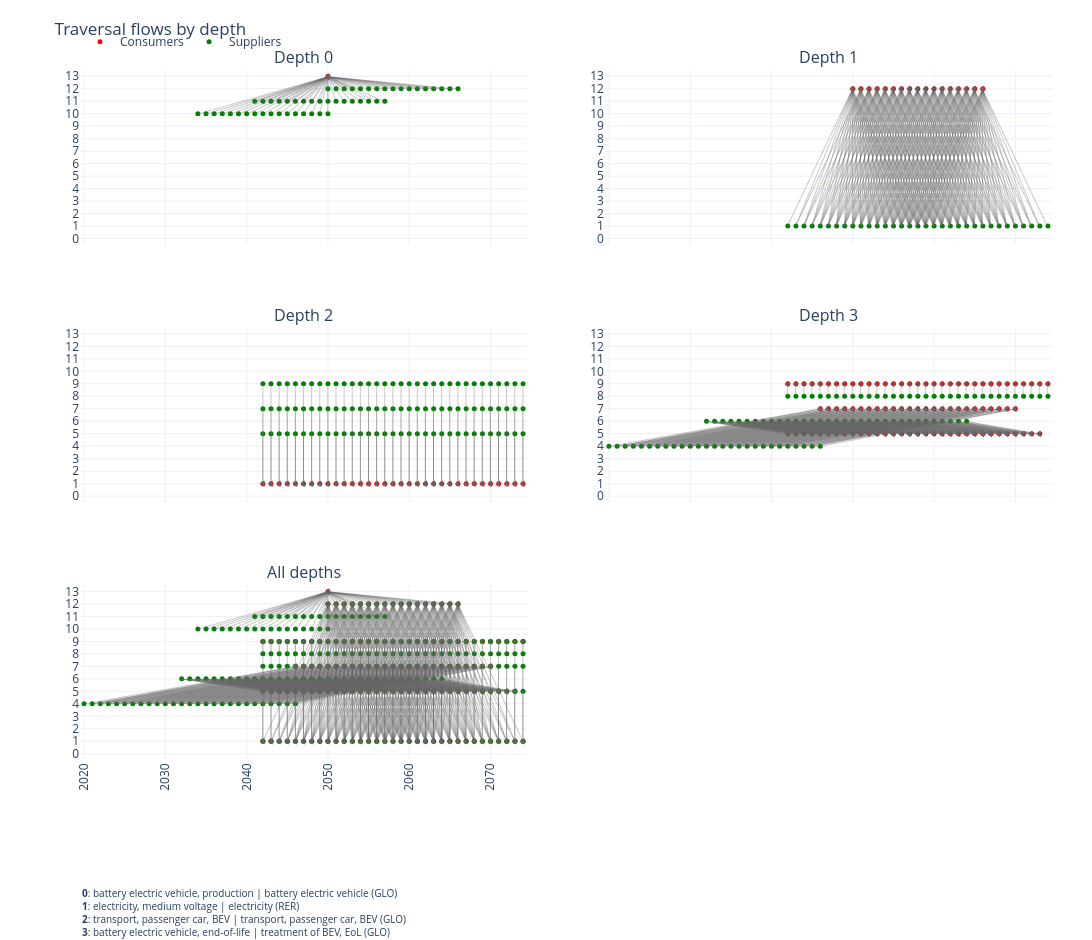

Write notebook code for a chart like this one.
### Code cell
fig

### Figure 1 — Plotly figure (JSON) as saved in the notebook; plotly's stock layout.template omitted (floating-point values rounded to 4 significant figures; data arrays with more than 128 entries replaced by an {"elided": "..."} marker saying what was removed)
{"data": [{"hovertemplate": "Year: %{x}<br>Consumer idx: %{y}<br>Consumer: %{text}<extra></extra>", "marker": {"color": "red", "size": 5}, "mode": "markers", "name": "Consumers", "showlegend": true, "text": ["transport, passenger car, ICEV | transport, passenger car, ICE (GLO)"], "type": "scatter", "x": [2050], "xaxis": "x", "y": [13], "yaxis": "y"}, {"hovertemplate": "Year: %{x}<br>Supplier idx: %{y}<br>Supplier: %{text}<extra></extra>", "marker": {"color": "green", "size": 5}, "mode": "markers", "name": "Suppliers", "showlegend": true, "text": ["gasoline vehicle, production | gasoline vehicle (GLO)", "gasoline vehicle, production | gasoline vehicle (GLO)", "gasoline vehicle, production | gasoline vehicle (GLO)", "gasoline vehicle, production | gasoline vehicle (GLO)", "gasoline vehicle, production | gasoline vehicle (GLO)", "gasoline vehicle, production | gasoline vehicle (GLO)", "gasoline vehicle, production | gasoline vehicle (GLO)", "gasoline vehicle, production | gasoline vehicle (GLO)", "gasoline production | gasoline (GLO)", "gasoline vehicle, production | gasoline vehicle (GLO)", "gasoline production | gasoline (GLO)", "gasoline vehicle, production | gasoline vehicle (GLO)", "gasoline production | gasoline (GLO)", "gasoline vehicle, production | gasoline vehicle (GLO)", "gasoline production | gasoline (GLO)", "gasoline vehicle, production | gasoline vehicle (GLO)", "gasoline production | gasoline (GLO)", "gasoline vehicle, production | gasoline vehicle (GLO)", "gasoline production | gasoline (GLO)", "gasoline vehicle, production | gasoline vehicle (GLO)", "gasoline production | gasoline (GLO)", "gasoline vehicle, production | gasoline vehicle (GLO)", "gasoline production | gasoline (GLO)", "gasoline vehicle, production | gasoline vehicle (GLO)", "gasoline production | gasoline (GLO)", "gasoline vehicle, production | gasoline vehicle (GLO)", "gasoline production | gasoline (GLO)", "gasoline vehicle, end-of-life | treatment of ICEV, EoL (GLO)", "gasoline production | gasoline (GLO)", "gasoline vehicle, end-of-life | treatment of ICEV, EoL (GLO)", "gasoline production | gasoline (GLO)", "gasoline vehicle, end-of-life | treatment of ICEV, EoL (GLO)", "gasoline production | gasoline (GLO)", "gasoline vehicle, end-of-life | treatment of ICEV, EoL (GLO)", "gasoline production | gasoline (GLO)", "gasoline vehicle, end-of-life | treatment of ICEV, EoL (GLO)", "gasoline production | gasoline (GLO)", "gasoline vehicle, end-of-life | treatment of ICEV, EoL (GLO)", "gasoline production | gasoline (GLO)", "gasoline vehicle, end-of-life | treatment of ICEV, EoL (GLO)", "gasoline production | gasoline (GLO)", "gasoline vehicle, end-of-life | treatment of ICEV, EoL (GLO)", "gasoline vehicle, end-of-life | treatment of ICEV, EoL (GLO)", "gasoline vehicle, end-of-life | treatment of ICEV, EoL (GLO)", "gasoline vehicle, end-of-life | treatment of ICEV, EoL (GLO)", "gasoline vehicle, end-of-life | treatment of ICEV, EoL (GLO)", "gasoline vehicle, end-of-life | treatment of ICEV, EoL (GLO)", "gasoline vehicle, end-of-life | treatment of ICEV, EoL (GLO)", "gasoline vehicle, end-of-life | treatment of ICEV, EoL (GLO)", "gasoline vehicle, end-of-life | treatment of ICEV, EoL (GLO)", "gasoline vehicle, end-of-life | treatment of ICEV, EoL (GLO)"], "type": "scatter", "x": [2034, 2035, 2036, 2037, 2038, 2039, 2040, 2041, 2041, 2042, 2042, 2043, 2043, 2044, 2044, 2045, 2045, 2046, 2046, 2047, 2047, 2048, 2048, 2049, 2049, 2050, 2050, 2050, 2051, 2051, 2052, 2052, 2053, 2053, 2054, 2054, 2055, 2055, 2056, 2056, 2057, 2057, 2058, 2059, 2060, 2061, 2062, 2063, 2064, 2065, 2066], "xaxis": "x", "y": [10, 10, 10, 10, 10, 10, 10, 10, 11, 10, 11, 10, 11, 10, 11, 10, 11, 10, 11, 10, 11, 10, 11, 10, 11, 10, 11, 12, 11, 12, 11, 12, 11, 12, 11, 12, 11, 12, 11, 12, 11, 12, 12, 12, 12, 12, 12, 12, 12, 12, 12], "yaxis": "y"}, {"hoverinfo": "skip", "line": {"color": "rgba(100,100,100,0.35)", "width": 1}, "mode": "lines", "showlegend": false, "type": "scattergl", "x": {"elided": "153 int values"}, "xaxis": "x", "y": {"elided": "153 int values"}, "yaxis": "y"}, {"hoverinfo": "skip", "marker": {"color": "rgba(100,100,100,0.7)", "size": 6, "symbol": "triangle-left"}, "mode": "markers", "showlegend": false, "type": "scattergl", "x": [2050, 2050, 2050, 2050, 2050, 2050, 2050, 2050, 2050, 2050, 2050, 2050, 2050, 2050, 2050, 2050, 2050, 2050, 2050, 2050, 2050, 2050, 2050, 2050, 2050, 2050, 2050, 2050, 2050, 2050, 2050, 2050, 2050, 2050, 2050, 2050, 2050, 2050, 2050, 2050, 2050, 2050, 2050, 2050, 2050, 2050, 2050, 2050, 2050, 2050, 2050], "xaxis": "x", "y": [13, 13, 13, 13, 13, 13, 13, 13, 13, 13, 13, 13, 13, 13, 13, 13, 13, 13, 13, 13, 13, 13, 13, 13, 13, 13, 13, 13, 13, 13, 13, 13, 13, 13, 13, 13, 13, 13, 13, 13, 13, 13, 13, 13, 13, 13, 13, 13, 13, 13, 13], "yaxis": "y"}, {"hovertemplate": "Year: %{x}<br>Consumer idx: %{y}<br>Consumer: %{text}<extra></extra>", "marker": {"color": "red", "size": 5}, "mode": "markers", "name": "Consumers", "showlegend": false, "text": ["gasoline vehicle, end-of-life | treatment of ICEV, EoL (GLO)", "gasoline vehicle, end-of-life | treatment of ICEV, EoL (GLO)", "gasoline vehicle, end-of-life | treatment of ICEV, EoL (GLO)", "gasoline vehicle, end-of-life | treatment of ICEV, EoL (GLO)", "gasoline vehicle, end-of-life | treatment of ICEV, EoL (GLO)", "gasoline vehicle, end-of-life | treatment of ICEV, EoL (GLO)", "gasoline vehicle, end-of-life | treatment of ICEV, EoL (GLO)", "gasoline vehicle, end-of-life | treatment of ICEV, EoL (GLO)", "gasoline vehicle, end-of-life | treatment of ICEV, EoL (GLO)", "gasoline vehicle, end-of-life | treatment of ICEV, EoL (GLO)", "gasoline vehicle, end-of-life | treatment of ICEV, EoL (GLO)", "gasoline vehicle, end-of-life | treatment of ICEV, EoL (GLO)", "gasoline vehicle, end-of-life | treatment of ICEV, EoL (GLO)", "gasoline vehicle, end-of-life | treatment of ICEV, EoL (GLO)", "gasoline vehicle, end-of-life | treatment of ICEV, EoL (GLO)", "gasoline vehicle, end-of-life | treatment of ICEV, EoL (GLO)", "gasoline vehicle, end-of-life | treatment of ICEV, EoL (GLO)"], "type": "scatter", "x": [2050, 2051, 2052, 2053, 2054, 2055, 2056, 2057, 2058, 2059, 2060, 2061, 2062, 2063, 2064, 2065, 2066], "xaxis": "x2", "y": [12, 12, 12, 12, 12, 12, 12, 12, 12, 12, 12, 12, 12, 12, 12, 12, 12], "yaxis": "y2"}, {"hovertemplate": "Year: %{x}<br>Supplier idx: %{y}<br>Supplier: %{text}<extra></extra>", "marker": {"color": "green", "size": 5}, "mode": "markers", "name": "Suppliers", "showlegend": false, "text": ["electricity, medium voltage | electricity (RER)", "electricity, medium voltage | electricity (RER)", "electricity, medium voltage | electricity (RER)", "electricity, medium voltage | electricity (RER)", "electricity, medium voltage | electricity (RER)", "electricity, medium voltage | electricity (RER)", "electricity, medium voltage | electricity (RER)", "electricity, medium voltage | electricity (RER)", "electricity, medium voltage | electricity (RER)", "electricity, medium voltage | electricity (RER)", "electricity, medium voltage | electricity (RER)", "electricity, medium voltage | electricity (RER)", "electricity, medium voltage | electricity (RER)", "electricity, medium voltage | electricity (RER)", "electricity, medium voltage | electricity (RER)", "electricity, medium voltage | electricity (RER)", "electricity, medium voltage | electricity (RER)", "electricity, medium voltage | electricity (RER)", "electricity, medium voltage | electricity (RER)", "electricity, medium voltage | electricity (RER)", "electricity, medium voltage | electricity (RER)", "electricity, medium voltage | electricity (RER)", "electricity, medium voltage | electricity (RER)", "electricity, medium voltage | electricity (RER)", "electricity, medium voltage | electricity (RER)", "electricity, medium voltage | electricity (RER)", "electricity, medium voltage | electricity (RER)", "electricity, medium voltage | electricity (RER)", "electricity, medium voltage | electricity (RER)", "electricity, medium voltage | electricity (RER)", "electricity, medium voltage | electricity (RER)", "electricity, medium voltage | electricity (RER)", "electricity, medium voltage | electricity (RER)"], "type": "scatter", "x": [2042, 2043, 2044, 2045, 2046, 2047, 2048, 2049, 2050, 2051, 2052, 2053, 2054, 2055, 2056, 2057, 2058, 2059, 2060, 2061, 2062, 2063, 2064, 2065, 2066, 2067, 2068, 2069, 2070, 2071, 2072, 2073, 2074], "xaxis": "x2", "y": [1, 1, 1, 1, 1, 1, 1, 1, 1, 1, 1, 1, 1, 1, 1, 1, 1, 1, 1, 1, 1, 1, 1, 1, 1, 1, 1, 1, 1, 1, 1, 1, 1], "yaxis": "y2"}, {"hoverinfo": "skip", "line": {"color": "rgba(100,100,100,0.35)", "width": 1}, "mode": "lines", "showlegend": false, "type": "scattergl", "x": {"elided": "867 int values"}, "xaxis": "x2", "y": {"elided": "867 int values"}, "yaxis": "y2"}, {"hoverinfo": "skip", "marker": {"color": "rgba(100,100,100,0.7)", "size": 6, "symbol": "triangle-left"}, "mode": "markers", "showlegend": false, "type": "scattergl", "x": {"elided": "289 int values"}, "xaxis": "x2", "y": {"elided": "289 int values"}, "yaxis": "y2"}, {"hovertemplate": "Year: %{x}<br>Consumer idx: %{y}<br>Consumer: %{text}<extra></extra>", "marker": {"color": "red", "size": 5}, "mode": "markers", "name": "Consumers", "showlegend": false, "text": ["electricity, medium voltage | electricity (RER)", "electricity, medium voltage | electricity (RER)", "electricity, medium voltage | electricity (RER)", "electricity, medium voltage | electricity (RER)", "electricity, medium voltage | electricity (RER)", "electricity, medium voltage | electricity (RER)", "electricity, medium voltage | electricity (RER)", "electricity, medium voltage | electricity (RER)", "electricity, medium voltage | electricity (RER)", "electricity, medium voltage | electricity (RER)", "electricity, medium voltage | electricity (RER)", "electricity, medium voltage | electricity (RER)", "electricity, medium voltage | electricity (RER)", "electricity, medium voltage | electricity (RER)", "electricity, medium voltage | electricity (RER)", "electricity, medium voltage | electricity (RER)", "electricity, medium voltage | electricity (RER)", "electricity, medium voltage | electricity (RER)", "electricity, medium voltage | electricity (RER)", "electricity, medium voltage | electricity (RER)", "electricity, medium voltage | electricity (RER)", "electricity, medium voltage | electricity (RER)", "electricity, medium voltage | electricity (RER)", "electricity, medium voltage | electricity (RER)", "electricity, medium voltage | electricity (RER)", "electricity, medium voltage | electricity (RER)", "electricity, medium voltage | electricity (RER)", "electricity, medium voltage | electricity (RER)", "electricity, medium voltage | electricity (RER)", "electricity, medium voltage | electricity (RER)", "electricity, medium voltage | electricity (RER)", "electricity, medium voltage | electricity (RER)", "electricity, medium voltage | electricity (RER)"], "type": "scatter", "x": [2042, 2043, 2044, 2045, 2046, 2047, 2048, 2049, 2050, 2051, 2052, 2053, 2054, 2055, 2056, 2057, 2058, 2059, 2060, 2061, 2062, 2063, 2064, 2065, 2066, 2067, 2068, 2069, 2070, 2071, 2072, 2073, 2074], "xaxis": "x3", "y": [1, 1, 1, 1, 1, 1, 1, 1, 1, 1, 1, 1, 1, 1, 1, 1, 1, 1, 1, 1, 1, 1, 1, 1, 1, 1, 1, 1, 1, 1, 1, 1, 1], "yaxis": "y3"}, {"hovertemplate": "Year: %{x}<br>Supplier idx: %{y}<br>Supplier: %{text}<extra></extra>", "marker": {"color": "green", "size": 5}, "mode": "markers", "name": "Suppliers", "showlegend": false, "text": ["natural gas electricity | electricity (RER)", "hydro electricity | electricity (RER)", "wind electricity | electricity (RER)", "natural gas electricity | electricity (RER)", "hydro electricity | electricity (RER)", "wind electricity | electricity (RER)", "natural gas electricity | electricity (RER)", "hydro electricity | electricity (RER)", "wind electricity | electricity (RER)", "natural gas electricity | electricity (RER)", "hydro electricity | electricity (RER)", "wind electricity | electricity (RER)", "natural gas electricity | electricity (RER)", "hydro electricity | electricity (RER)", "wind electricity | electricity (RER)", "natural gas electricity | electricity (RER)", "hydro electricity | electricity (RER)", "wind electricity | electricity (RER)", "natural gas electricity | electricity (RER)", "hydro electricity | electricity (RER)", "wind electricity | electricity (RER)", "natural gas electricity | electricity (RER)", "hydro electricity | electricity (RER)", "wind electricity | electricity (RER)", "natural gas electricity | electricity (RER)", "hydro electricity | electricity (RER)", "wind electricity | electricity (RER)", "natural gas electricity | electricity (RER)", "hydro electricity | electricity (RER)", "wind electricity | electricity (RER)", "natural gas electricity | electricity (RER)", "hydro electricity | electricity (RER)", "wind electricity | electricity (RER)", "natural gas electricity | electricity (RER)", "hydro electricity | electricity (RER)", "wind electricity | electricity (RER)", "natural gas electricity | electricity (RER)", "hydro electricity | electricity (RER)", "wind electricity | electricity (RER)", "natural gas electricity | electricity (RER)", "hydro electricity | electricity (RER)", "wind electricity | electricity (RER)", "natural gas electricity | electricity (RER)", "hydro electricity | electricity (RER)", "wind electricity | electricity (RER)", "natural gas electricity | electricity (RER)", "hydro electricity | electricity (RER)", "wind electricity | electricity (RER)", "natural gas electricity | electricity (RER)", "hydro electricity | electricity (RER)", "wind electricity | electricity (RER)", "natural gas electricity | electricity (RER)", "hydro electricity | electricity (RER)", "wind electricity | electricity (RER)", "natural gas electricity | electricity (RER)", "hydro electricity | electricity (RER)", "wind electricity | electricity (RER)", "natural gas electricity | electricity (RER)", "hydro electricity | electricity (RER)", "wind electricity | electricity (RER)", "natural gas electricity | electricity (RER)", "hydro electricity | electricity (RER)", "wind electricity | electricity (RER)", "natural gas electricity | electricity (RER)", "hydro electricity | electricity (RER)", "wind electricity | electricity (RER)", "natural gas electricity | electricity (RER)", "hydro electricity | electricity (RER)", "wind electricity | electricity (RER)", "natural gas electricity | electricity (RER)", "hydro electricity | electricity (RER)", "wind electricity | electricity (RER)", "natural gas electricity | electricity (RER)", "hydro electricity | electricity (RER)", "wind electricity | electricity (RER)", "natural gas electricity | electricity (RER)", "hydro electricity | electricity (RER)", "wind electricity | electricity (RER)", "natural gas electricity | electricity (RER)", "hydro electricity | electricity (RER)", "wind electricity | electricity (RER)", "natural gas electricity | electricity (RER)", "hydro electricity | electricity (RER)", "wind electricity | electricity (RER)", "natural gas electricity | electricity (RER)", "hydro electricity | electricity (RER)", "wind electricity | electricity (RER)", "natural gas electricity | electricity (RER)", "hydro electricity | electricity (RER)", "wind electricity | electricity (RER)", "natural gas electricity | electricity (RER)", "hydro electricity | electricity (RER)", "wind electricity | electricity (RER)", "natural gas electricity | electricity (RER)", "hydro electricity | electricity (RER)", "wind electricity | electricity (RER)", "natural gas electricity | electricity (RER)", "hydro electricity | electricity (RER)", "wind electricity | electricity (RER)"], "type": "scatter", "x": [2042, 2042, 2042, 2043, 2043, 2043, 2044, 2044, 2044, 2045, 2045, 2045, 2046, 2046, 2046, 2047, 2047, 2047, 2048, 2048, 2048, 2049, 2049, 2049, 2050, 2050, 2050, 2051, 2051, 2051, 2052, 2052, 2052, 2053, 2053, 2053, 2054, 2054, 2054, 2055, 2055, 2055, 2056, 2056, 2056, 2057, 2057, 2057, 2058, 2058, 2058, 2059, 2059, 2059, 2060, 2060, 2060, 2061, 2061, 2061, 2062, 2062, 2062, 2063, 2063, 2063, 2064, 2064, 2064, 2065, 2065, 2065, 2066, 2066, 2066, 2067, 2067, 2067, 2068, 2068, 2068, 2069, 2069, 2069, 2070, 2070, 2070, 2071, 2071, 2071, 2072, 2072, 2072, 2073, 2073, 2073, 2074, 2074, 2074], "xaxis": "x3", "y": [5, 7, 9, 5, 7, 9, 5, 7, 9, 5, 7, 9, 5, 7, 9, 5, 7, 9, 5, 7, 9, 5, 7, 9, 5, 7, 9, 5, 7, 9, 5, 7, 9, 5, 7, 9, 5, 7, 9, 5, 7, 9, 5, 7, 9, 5, 7, 9, 5, 7, 9, 5, 7, 9, 5, 7, 9, 5, 7, 9, 5, 7, 9, 5, 7, 9, 5, 7, 9, 5, 7, 9, 5, 7, 9, 5, 7, 9, 5, 7, 9, 5, 7, 9, 5, 7, 9, 5, 7, 9, 5, 7, 9, 5, 7, 9, 5, 7, 9], "yaxis": "y3"}, {"hoverinfo": "skip", "line": {"color": "rgba(100,100,100,0.35)", "width": 1}, "mode": "lines", "showlegend": false, "type": "scattergl", "x": {"elided": "297 int values"}, "xaxis": "x3", "y": {"elided": "297 int values"}, "yaxis": "y3"}, {"hoverinfo": "skip", "marker": {"color": "rgba(100,100,100,0.7)", "size": 6, "symbol": "triangle-left"}, "mode": "markers", "showlegend": false, "type": "scattergl", "x": [2042, 2042, 2042, 2043, 2043, 2043, 2044, 2044, 2044, 2045, 2045, 2045, 2046, 2046, 2046, 2047, 2047, 2047, 2048, 2048, 2048, 2049, 2049, 2049, 2050, 2050, 2050, 2051, 2051, 2051, 2052, 2052, 2052, 2053, 2053, 2053, 2054, 2054, 2054, 2055, 2055, 2055, 2056, 2056, 2056, 2057, 2057, 2057, 2058, 2058, 2058, 2059, 2059, 2059, 2060, 2060, 2060, 2061, 2061, 2061, 2062, 2062, 2062, 2063, 2063, 2063, 2064, 2064, 2064, 2065, 2065, 2065, 2066, 2066, 2066, 2067, 2067, 2067, 2068, 2068, 2068, 2069, 2069, 2069, 2070, 2070, 2070, 2071, 2071, 2071, 2072, 2072, 2072, 2073, 2073, 2073, 2074, 2074, 2074], "xaxis": "x3", "y": [1, 1, 1, 1, 1, 1, 1, 1, 1, 1, 1, 1, 1, 1, 1, 1, 1, 1, 1, 1, 1, 1, 1, 1, 1, 1, 1, 1, 1, 1, 1, 1, 1, 1, 1, 1, 1, 1, 1, 1, 1, 1, 1, 1, 1, 1, 1, 1, 1, 1, 1, 1, 1, 1, 1, 1, 1, 1, 1, 1, 1, 1, 1, 1, 1, 1, 1, 1, 1, 1, 1, 1, 1, 1, 1, 1, 1, 1, 1, 1, 1, 1, 1, 1, 1, 1, 1, 1, 1, 1, 1, 1, 1, 1, 1, 1, 1, 1, 1], "yaxis": "y3"}, {"hovertemplate": "Year: %{x}<br>Consumer idx: %{y}<br>Consumer: %{text}<extra></extra>", "marker": {"color": "red", "size": 5}, "mode": "markers", "name": "Consumers", "showlegend": false, "text": ["natural gas electricity | electricity (RER)", "wind electricity | electricity (RER)", "natural gas electricity | electricity (RER)", "wind electricity | electricity (RER)", "natural gas electricity | electricity (RER)", "wind electricity | electricity (RER)", "natural gas electricity | electricity (RER)", "wind electricity | electricity (RER)", "natural gas electricity | electricity (RER)", "hydro electricity | electricity (RER)", "wind electricity | electricity (RER)", "natural gas electricity | electricity (RER)", "hydro electricity | electricity (RER)", "wind electricity | electricity (RER)", "natural gas electricity | electricity (RER)", "hydro electricity | electricity (RER)", "wind electricity | electricity (RER)", "natural gas electricity | electricity (RER)", "hydro electricity | electricity (RER)", "wind electricity | electricity (RER)", "natural gas electricity | electricity (RER)", "hydro electricity | electricity (RER)", "wind electricity | electricity (RER)", "natural gas electricity | electricity (RER)", "hydro electricity | electricity (RER)", "wind electricity | electricity (RER)", "natural gas electricity | electricity (RER)", "hydro electricity | electricity (RER)", "wind electricity | electricity (RER)", "natural gas electricity | electricity (RER)", "hydro electricity | electricity (RER)", "wind electricity | electricity (RER)", "natural gas electricity | electricity (RER)", "hydro electricity | electricity (RER)", "wind electricity | electricity (RER)", "natural gas electricity | electricity (RER)", "hydro electricity | electricity (RER)", "wind electricity | electricity (RER)", "natural gas electricity | electricity (RER)", "hydro electricity | electricity (RER)", "wind electricity | electricity (RER)", "natural gas electricity | electricity (RER)", "hydro electricity | electricity (RER)", "wind electricity | electricity (RER)", "natural gas electricity | electricity (RER)", "hydro electricity | electricity (RER)", "wind electricity | electricity (RER)", "natural gas electricity | electricity (RER)", "hydro electricity | electricity (RER)", "wind electricity | electricity (RER)", "natural gas electricity | electricity (RER)", "hydro electricity | electricity (RER)", "wind electricity | electricity (RER)", "natural gas electricity | electricity (RER)", "hydro electricity | electricity (RER)", "wind electricity | electricity (RER)", "natural gas electricity | electricity (RER)", "hydro electricity | electricity (RER)", "wind electricity | electricity (RER)", "natural gas electricity | electricity (RER)", "hydro electricity | electricity (RER)", "wind electricity | electricity (RER)", "natural gas electricity | electricity (RER)", "hydro electricity | electricity (RER)", "wind electricity | electricity (RER)", "natural gas electricity | electricity (RER)", "hydro electricity | electricity (RER)", "wind electricity | electricity (RER)", "natural gas electricity | electricity (RER)", "hydro electricity | electricity (RER)", "wind electricity | electricity (RER)", "natural gas electricity | electricity (RER)", "hydro electricity | electricity (RER)", "wind electricity | electricity (RER)", "natural gas electricity | electricity (RER)", "hydro electricity | electricity (RER)", "wind electricity | electricity (RER)", "natural gas electricity | electricity (RER)", "hydro electricity | electricity (RER)", "wind electricity | electricity (RER)", "natural gas electricity | electricity (RER)", "hydro electricity | electricity (RER)", "wind electricity | electricity (RER)", "natural gas electricity | electricity (RER)", "wind electricity | electricity (RER)", "natural gas electricity | electricity (RER)", "wind electricity | electricity (RER)", "natural gas electricity | electricity (RER)", "wind electricity | electricity (RER)", "wind electricity | electricity (RER)"], "type": "scatter", "x": [2042, 2042, 2043, 2043, 2044, 2044, 2045, 2045, 2046, 2046, 2046, 2047, 2047, 2047, 2048, 2048, 2048, 2049, 2049, 2049, 2050, 2050, 2050, 2051, 2051, 2051, 2052, 2052, 2052, 2053, 2053, 2053, 2054, 2054, 2054, 2055, 2055, 2055, 2056, 2056, 2056, 2057, 2057, 2057, 2058, 2058, 2058, 2059, 2059, 2059, 2060, 2060, 2060, 2061, 2061, 2061, 2062, 2062, 2062, 2063, 2063, 2063, 2064, 2064, 2064, 2065, 2065, 2065, 2066, 2066, 2066, 2067, 2067, 2067, 2068, 2068, 2068, 2069, 2069, 2069, 2070, 2070, 2070, 2071, 2071, 2072, 2072, 2073, 2073, 2074], "xaxis": "x4", "y": [5, 9, 5, 9, 5, 9, 5, 9, 5, 7, 9, 5, 7, 9, 5, 7, 9, 5, 7, 9, 5, 7, 9, 5, 7, 9, 5, 7, 9, 5, 7, 9, 5, 7, 9, 5, 7, 9, 5, 7, 9, 5, 7, 9, 5, 7, 9, 5, 7, 9, 5, 7, 9, 5, 7, 9, 5, 7, 9, 5, 7, 9, 5, 7, 9, 5, 7, 9, 5, 7, 9, 5, 7, 9, 5, 7, 9, 5, 7, 9, 5, 7, 9, 5, 9, 5, 9, 5, 9, 9], "yaxis": "y4"}, {"hovertemplate": "Year: %{x}<br>Supplier idx: %{y}<br>Supplier: %{text}<extra></extra>", "marker": {"color": "green", "size": 5}, "mode": "markers", "name": "Suppliers", "showlegend": false, "text": ["hydropower plant construction | hydropower plant (RER)", "hydropower plant construction | hydropower plant (RER)", "hydropower plant construction | hydropower plant (RER)", "hydropower plant construction | hydropower plant (RER)", "hydropower plant construction | hydropower plant (RER)", "hydropower plant construction | hydropower plant (RER)", "hydropower plant construction | hydropower plant (RER)", "hydropower plant construction | hydropower plant (RER)", "hydropower plant construction | hydropower plant (RER)", "hydropower plant construction | hydropower plant (RER)", "hydropower plant construction | hydropower plant (RER)", "hydropower plant construction | hydropower plant (RER)", "hydropower plant construction | hydropower plant (RER)", "natural gas plant construction | natural gas plant (RER)", "hydropower plant construction | hydropower plant (RER)", "natural gas plant construction | natural gas plant (RER)", "hydropower plant construction | hydropower plant (RER)", "natural gas plant construction | natural gas plant (RER)", "hydropower plant construction | hydropower plant (RER)", "natural gas plant construction | natural gas plant (RER)", "hydropower plant construction | hydropower plant (RER)", "natural gas plant construction | natural gas plant (RER)", "hydropower plant construction | hydropower plant (RER)", "natural gas plant construction | natural gas plant (RER)", "hydropower plant construction | hydropower plant (RER)", "natural gas plant construction | natural gas plant (RER)", "hydropower plant construction | hydropower plant (RER)", "natural gas plant construction | natural gas plant (RER)", "hydropower plant construction | hydropower plant (RER)", "natural gas plant construction | natural gas plant (RER)", "hydropower plant construction | hydropower plant (RER)", "natural gas plant construction | natural gas plant (RER)", "hydropower plant construction | hydropower plant (RER)", "natural gas plant construction | natural gas plant (RER)", "wind turbine construction | wind turbine (RER)", "hydropower plant construction | hydropower plant (RER)", "natural gas plant construction | natural gas plant (RER)", "wind turbine construction | wind turbine (RER)", "hydropower plant construction | hydropower plant (RER)", "natural gas plant construction | natural gas plant (RER)", "wind turbine construction | wind turbine (RER)", "hydropower plant construction | hydropower plant (RER)", "natural gas plant construction | natural gas plant (RER)", "wind turbine construction | wind turbine (RER)", "hydropower plant construction | hydropower plant (RER)", "natural gas plant construction | natural gas plant (RER)", "wind turbine construction | wind turbine (RER)", "natural gas plant construction | natural gas plant (RER)", "wind turbine construction | wind turbine (RER)", "natural gas plant construction | natural gas plant (RER)", "wind turbine construction | wind turbine (RER)", "natural gas plant construction | natural gas plant (RER)", "wind turbine construction | wind turbine (RER)", "natural gas plant construction | natural gas plant (RER)", "wind turbine construction | wind turbine (RER)", "natural gas plant construction | natural gas plant (RER)", "wind turbine construction | wind turbine (RER)", "natural gas plant construction | natural gas plant (RER)", "wind turbine construction | wind turbine (RER)", "natural gas plant construction | natural gas plant (RER)", "wind turbine construction | wind turbine (RER)", "natural gas plant construction | natural gas plant (RER)", "wind turbine construction | wind turbine (RER)", "natural gas plant construction | natural gas plant (RER)", "wind turbine construction | wind turbine (RER)", "natural gas plant construction | natural gas plant (RER)", "wind turbine construction | wind turbine (RER)", "natural gas plant construction | natural gas plant (RER)", "wind turbine construction | wind turbine (RER)", "natural gas plant construction | natural gas plant (RER)", "wind turbine construction | wind turbine (RER)", "natural gas plant construction | natural gas plant (RER)", "wind turbine construction | wind turbine (RER)", "natural gas plant construction | natural gas plant (RER)", "wind turbine construction | wind turbine (RER)", "natural gas plant construction | natural gas plant (RER)", "wind turbine construction | wind turbine (RER)", "natural gas plant construction | natural gas plant (RER)", "wind turbine construction | wind turbine (RER)", "natural gas plant construction | natural gas plant (RER)", "wind turbine construction | wind turbine (RER)", "natural gas plant construction | natural gas plant (RER)", "wind turbine construction | wind turbine (RER)", "wind turbine construction | wind turbine (RER)", "wind turbine construction | wind turbine (RER)", "wind turbine construction | wind turbine (RER)", "wind turbine construction | wind turbine (RER)", "wind turbine construction | wind turbine (RER)", "wind turbine construction | wind turbine (RER)", "wind turbine construction | wind turbine (RER)", "wind turbine construction | wind turbine (RER)", "wind turbine construction | wind turbine (RER)", "wind turbine construction | wind turbine (RER)"], "type": "scatter", "x": [2020, 2021, 2022, 2023, 2024, 2025, 2026, 2027, 2028, 2029, 2030, 2031, 2032, 2032, 2033, 2033, 2034, 2034, 2035, 2035, 2036, 2036, 2037, 2037, 2038, 2038, 2039, 2039, 2040, 2040, 2041, 2041, 2042, 2042, 2042, 2043, 2043, 2043, 2044, 2044, 2044, 2045, 2045, 2045, 2046, 2046, 2046, 2047, 2047, 2048, 2048, 2049, 2049, 2050, 2050, 2051, 2051, 2052, 2052, 2053, 2053, 2054, 2054, 2055, 2055, 2056, 2056, 2057, 2057, 2058, 2058, 2059, 2059, 2060, 2060, 2061, 2061, 2062, 2062, 2063, 2063, 2064, 2064, 2065, 2066, 2067, 2068, 2069, 2070, 2071, 2072, 2073, 2074], "xaxis": "x4", "y": [4, 4, 4, 4, 4, 4, 4, 4, 4, 4, 4, 4, 4, 6, 4, 6, 4, 6, 4, 6, 4, 6, 4, 6, 4, 6, 4, 6, 4, 6, 4, 6, 4, 6, 8, 4, 6, 8, 4, 6, 8, 4, 6, 8, 4, 6, 8, 6, 8, 6, 8, 6, 8, 6, 8, 6, 8, 6, 8, 6, 8, 6, 8, 6, 8, 6, 8, 6, 8, 6, 8, 6, 8, 6, 8, 6, 8, 6, 8, 6, 8, 6, 8, 8, 8, 8, 8, 8, 8, 8, 8, 8, 8], "yaxis": "y4"}, {"hoverinfo": "skip", "line": {"color": "rgba(100,100,100,0.35)", "width": 1}, "mode": "lines", "showlegend": false, "type": "scattergl", "x": {"elided": "1062 int values"}, "xaxis": "x4", "y": {"elided": "1062 int values"}, "yaxis": "y4"}, {"hoverinfo": "skip", "marker": {"color": "rgba(100,100,100,0.7)", "size": 6, "symbol": "triangle-left"}, "mode": "markers", "showlegend": false, "type": "scattergl", "x": {"elided": "354 int values"}, "xaxis": "x4", "y": {"elided": "354 int values"}, "yaxis": "y4"}, {"hovertemplate": "Year: %{x}<br>Consumer idx: %{y}<br>Consumer: %{text}<extra></extra>", "marker": {"color": "red", "size": 5}, "mode": "markers", "name": "Consumers", "showlegend": false, "text": {"elided": "141 str values"}, "type": "scatter", "x": {"elided": "141 int values"}, "xaxis": "x5", "y": {"elided": "141 int values"}, "yaxis": "y5"}, {"hovertemplate": "Year: %{x}<br>Supplier idx: %{y}<br>Supplier: %{text}<extra></extra>", "marker": {"color": "green", "size": 5}, "mode": "markers", "name": "Suppliers", "showlegend": false, "text": {"elided": "276 str values"}, "type": "scatter", "x": {"elided": "276 int values"}, "xaxis": "x5", "y": {"elided": "276 int values"}, "yaxis": "y5"}, {"hoverinfo": "skip", "line": {"color": "rgba(100,100,100,0.35)", "width": 1}, "mode": "lines", "showlegend": false, "type": "scattergl", "x": {"elided": "2379 int values"}, "xaxis": "x5", "y": {"elided": "2379 int values"}, "yaxis": "y5"}, {"hoverinfo": "skip", "marker": {"color": "rgba(100,100,100,0.7)", "size": 6, "symbol": "triangle-left"}, "mode": "markers", "showlegend": false, "type": "scattergl", "x": {"elided": "793 int values"}, "xaxis": "x5", "y": {"elided": "793 int values"}, "yaxis": "y5"}], "layout": {"annotations": [{"font": {"size": 16}, "showarrow": false, "text": "Depth 0", "x": 0.23, "xanchor": "center", "xref": "paper", "y": 1, "yanchor": "bottom", "yref": "paper"}, {"font": {"size": 16}, "showarrow": false, "text": "Depth 1", "x": 0.77, "xanchor": "center", "xref": "paper", "y": 1, "yanchor": "bottom", "yref": "paper"}, {"font": {"size": 16}, "showarrow": false, "text": "Depth 2", "x": 0.23, "xanchor": "center", "xref": "paper", "y": 0.6267, "yanchor": "bottom", "yref": "paper"}, {"font": {"size": 16}, "showarrow": false, "text": "Depth 3", "x": 0.77, "xanchor": "center", "xref": "paper", "y": 0.6267, "yanchor": "bottom", "yref": "paper"}, {"font": {"size": 16}, "showarrow": false, "text": "All depths", "x": 0.23, "xanchor": "center", "xref": "paper", "y": 0.2533, "yanchor": "bottom", "yref": "paper"}, {"align": "left", "font": {"size": 10}, "showarrow": false, "text": "<b>0</b>: battery electric vehicle, production | battery electric vehicle (GLO)<br><b>1</b>: electricity, medium voltage | electricity (RER)<br><b>2</b>: transport, passenger car, BEV | transport, passenger car, BEV (GLO)<br><b>3</b>: battery electric vehicle, end-of-life | treatment of BEV, EoL (GLO)<br><b>4</b>: hydropower plant construction | hydropower plant (RER)<br><b>5</b>: natural gas electricity | electricity (RER)<br><b>6</b>: natural gas plant construction | natural gas plant (RER)<br><b>7</b>: hydro electricity | electricity (RER)<br><b>8</b>: wind turbine construction | wind turbine (RER)<br><b>9</b>: wind electricity | electricity (RER)<br><b>10</b>: gasoline vehicle, production | gasoline vehicle (GLO)<br><b>11</b>: gasoline production | gasoline (GLO)<br><b>12</b>: gasoline vehicle, end-of-life | treatment of ICEV, EoL (GLO)<br><b>13</b>: transport, passenger car, ICEV | transport, passenger car, ICE (GLO)", "x": 0, "xanchor": "left", "xref": "paper", "y": -0.18, "yanchor": "top", "yref": "paper"}], "height": 940, "hovermode": "closest", "legend": {"orientation": "h", "x": 0, "xanchor": "left", "y": 1.02, "yanchor": "bottom"}, "margin": {"b": 180, "l": 80, "r": 40, "t": 70}, "title": {"text": "Traversal flows by depth"}, "width": 1100, "xaxis": {"anchor": "y", "domain": [0, 0.46], "matches": "x5", "range": [2020.0, 2074.0], "showgrid": true, "showticklabels": false, "tickangle": -90, "zeroline": false}, "xaxis2": {"anchor": "y2", "domain": [0.54, 1], "matches": "x6", "range": [2020.0, 2074.0], "showgrid": true, "showticklabels": false, "tickangle": -90, "zeroline": false}, "xaxis3": {"anchor": "y3", "domain": [0, 0.46], "matches": "x5", "range": [2020.0, 2074.0], "showgrid": true, "showticklabels": false, "tickangle": -90, "zeroline": false}, "xaxis4": {"anchor": "y4", "domain": [0.54, 1], "matches": "x6", "range": [2020.0, 2074.0], "showgrid": true, "showticklabels": false, "tickangle": -90, "zeroline": false}, "xaxis5": {"anchor": "y5", "domain": [0, 0.46], "range": [2020.0, 2074.0], "showgrid": true, "tickangle": -90, "zeroline": false}, "xaxis6": {"anchor": "y6", "domain": [0.54, 1]}, "yaxis": {"anchor": "x", "automargin": true, "domain": [0.7467, 1], "dtick": 1, "range": [-0.5, 13.5], "showgrid": true, "tick0": 0, "tickmode": "array", "ticktext": ["0", "1", "2", "3", "4", "5", "6", "7", "8", "9", "10", "11", "12", "13"], "tickvals": [0, 1, 2, 3, 4, 5, 6, 7, 8, 9, 10, 11, 12, 13], "zeroline": false}, "yaxis2": {"anchor": "x2", "automargin": true, "domain": [0.7467, 1], "dtick": 1, "range": [-0.5, 13.5], "showgrid": true, "tick0": 0, "tickmode": "array", "ticktext": ["0", "1", "2", "3", "4", "5", "6", "7", "8", "9", "10", "11", "12", "13"], "tickvals": [0, 1, 2, 3, 4, 5, 6, 7, 8, 9, 10, 11, 12, 13], "zeroline": false}, "yaxis3": {"anchor": "x3", "automargin": true, "domain": [0.3733, 0.6267], "dtick": 1, "range": [-0.5, 13.5], "showgrid": true, "tick0": 0, "tickmode": "array", "ticktext": ["0", "1", "2", "3", "4", "5", "6", "7", "8", "9", "10", "11", "12", "13"], "tickvals": [0, 1, 2, 3, 4, 5, 6, 7, 8, 9, 10, 11, 12, 13], "zeroline": false}, "yaxis4": {"anchor": "x4", "automargin": true, "domain": [0.3733, 0.6267], "dtick": 1, "range": [-0.5, 13.5], "showgrid": true, "tick0": 0, "tickmode": "array", "ticktext": ["0", "1", "2", "3", "4", "5", "6", "7", "8", "9", "10", "11", "12", "13"], "tickvals": [0, 1, 2, 3, 4, 5, 6, 7, 8, 9, 10, 11, 12, 13], "zeroline": false}, "yaxis5": {"anchor": "x5", "automargin": true, "domain": [0, 0.2533], "dtick": 1, "range": [-0.5, 13.5], "showgrid": true, "tick0": 0, "tickmode": "array", "ticktext": ["0", "1", "2", "3", "4", "5", "6", "7", "8", "9", "10", "11", "12", "13"], "tickvals": [0, 1, 2, 3, 4, 5, 6, 7, 8, 9, 10, 11, 12, 13], "zeroline": false}, "yaxis6": {"anchor": "x6", "domain": [0, 0.2533]}}}
